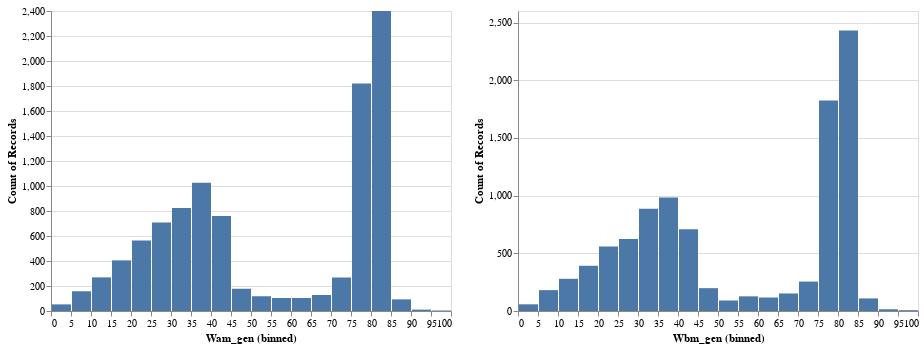

Notebook source saved alongside this figure:
### Markdown cell above
## Dataset
Simple W -> l nu data samples are used. Below, the generated W mass (Wm_gen), jigsaw reconstructed W mass (Wm_reco) and the difference of the two are shown.

### Code cell
Wam_gen_chart = alt.Chart(y_test).mark_bar().encode(alt.X(f"{definitions.TARGETS[dataset][target][0]}:Q", bin=alt.Bin(extent=[0, 100], step=5)), y="count()")
Wbm_gen_chart = alt.Chart(y_test).mark_bar().encode(alt.X(f"{definitions.TARGETS[dataset][target][1]}:Q", bin=alt.Bin(extent=[0, 100], step=5)), y="count()")
Wam_gen_chart | Wbm_gen_chart

### Figure 1 — Vega-Lite specification as saved in the notebook (floating-point values rounded to 4 significant figures; data arrays with more than 128 entries replaced by an {"elided": "..."} marker saying what was removed)
{"config": {"view": {"continuousWidth": 400, "continuousHeight": 300}}, "hconcat": [{"mark": "bar", "encoding": {"x": {"type": "quantitative", "bin": {"extent": [0, 100], "step": 5}, "field": "Wam_gen"}, "y": {"type": "quantitative", "aggregate": "count"}}}, {"mark": "bar", "encoding": {"x": {"type": "quantitative", "bin": {"extent": [0, 100], "step": 5}, "field": "Wbm_gen"}, "y": {"type": "quantitative", "aggregate": "count"}}}], "data": {"name": "data-332cd35d2a6a412ad58d188cf6196521"}, "$schema": "https://vega.github.io/schema/vega-lite/v4.0.2.json", "datasets": {"data-332cd35d2a6a412ad58d188cf6196521": {"elided": "10000 records"}}}
